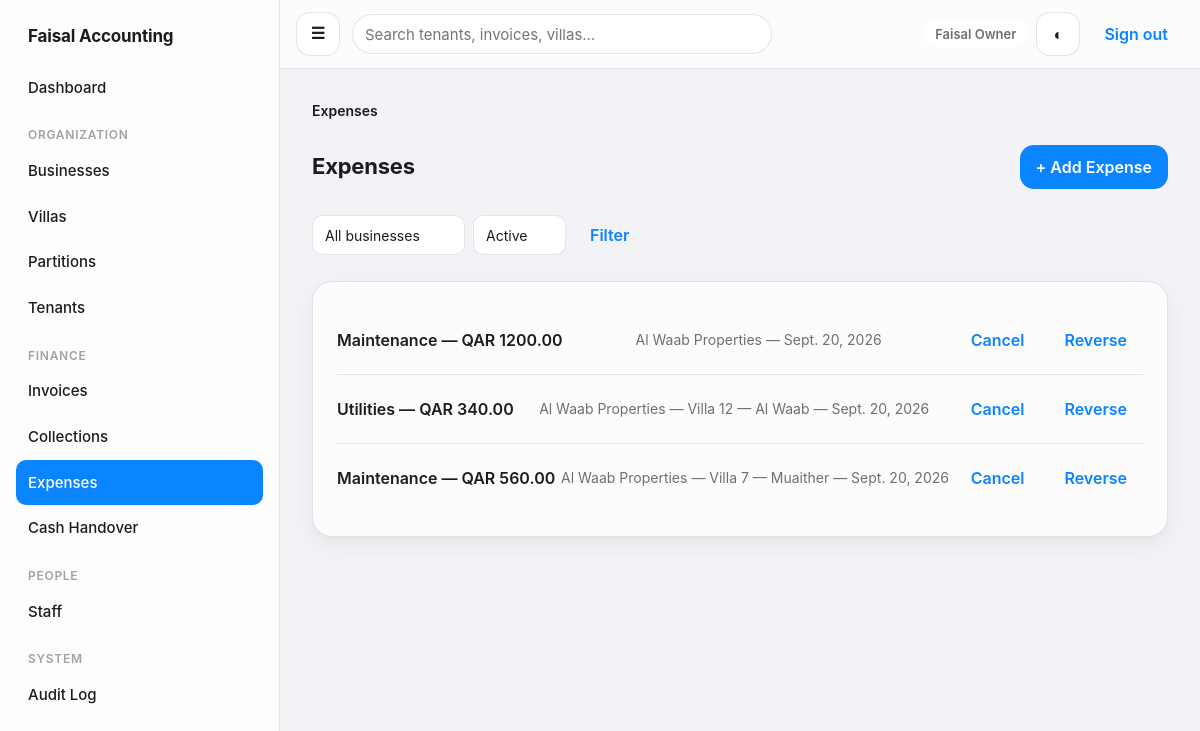
/expenses/ (signed in), run on the app's committed database.
### apps/accounts/models.py (models this page shows, shortened)
class User(AbstractUser):
    is_owner = models.BooleanField(default=False, help_text='Sees and can operate on every business/villa/financial record.')
    phone = models.CharField(max_length=32, blank=True)
    class Meta:
        ordering = ['username']

### apps/expenses/models.py (models this page shows, shortened)
class Expense(models.Model):
    class Status(models.TextChoices):
        ACTIVE = ('active', 'Active')
        CANCELLED = ('cancelled', 'Cancelled')
        REVERSED = ('reversed', 'Reversed')
    class Method(models.TextChoices):
        CASH = ('cash', 'Cash')
        BANK_TRANSFER = ('bank_transfer', 'Bank Transfer')
        OTHER = ('other', 'Other')
    business = models.ForeignKey('businesses.Business', on_delete=models.PROTECT, related_name='expenses')
    villa = models.ForeignKey('villas.Villa', on_delete=models.PROTECT, related_name='expenses', null=True, blank=True)
    partition = models.ForeignKey('villas.Partition', on_delete=models.PROTECT, related_name='expenses', null=True, blank=True)
    category = models.ForeignKey(ExpenseCategory, on_delete=models.PROTECT, related_name='expenses')
    amount = models.DecimalField(max_digits=12, decimal_places=2)
    date = models.DateField()
    payment_method = models.CharField(max_length=20, choices=Method.choices)
    description = models.TextField(blank=True)
    reference = models.CharField(max_length=100, blank=True)
    attachment = models.FileField(upload_to='expense_attachments/%Y/%m/', null=True, blank=True)
    status = models.CharField(max_length=20, choices=Status.choices, default=Status.ACTIVE)
    status_reason = models.TextField(blank=True)
    created_at = models.DateTimeField(auto_now_add=True)
    created_by = models.ForeignKey(settings.AUTH_USER_MODEL, on_delete=models.PROTECT, related_name='+')
    updated_at = models.DateTimeField(auto_now=True)
    updated_by = models.ForeignKey(settings.AUTH_USER_MODEL, on_delete=models.PROTECT, related_name='+', null=True, blank=True)
    class Meta:
        ordering = ['-date', '-id']
        constraints = [models.CheckConstraint(check=models.Q(amount__gt=0), name='expense_amount_positive')]

class ExpenseCategory(models.Model):
    name = models.CharField(max_length=100, unique=True)
    is_active = models.BooleanField(default=True)
    created_at = models.DateTimeField(auto_now_add=True)
    class Meta:
        ordering = ['name']
        verbose_name_plural = 'expense categories'
    def __str__(self):
        return self.name

### apps/businesses/models.py (models this page shows, shortened)
class Business(models.Model):
    name = models.CharField(max_length=200, unique=True)
    description = models.TextField(blank=True)
    is_archived = models.BooleanField(default=False)
    created_at = models.DateTimeField(auto_now_add=True)
    created_by = models.ForeignKey(settings.AUTH_USER_MODEL, on_delete=models.PROTECT, related_name='+')
    class Meta:
        ordering = ['name']
        verbose_name_plural = 'businesses'

### apps/villas/models.py (models this page shows, shortened)
class Villa(models.Model):
    business = models.ForeignKey('businesses.Business', on_delete=models.PROTECT, related_name='villas')
    name = models.CharField(max_length=200)
    address = models.TextField(blank=True)
    landlord_name = models.CharField(max_length=200, blank=True)
    landlord_contact = models.CharField(max_length=200, blank=True)
    contract_start = models.DateField(null=True, blank=True)
    contract_end = models.DateField(null=True, blank=True)
    is_archived = models.BooleanField(default=False)
    created_at = models.DateTimeField(auto_now_add=True)
    created_by = models.ForeignKey(settings.AUTH_USER_MODEL, on_delete=models.PROTECT, related_name='+')
    class Meta:
        ordering = ['business__name', 'name']
        constraints = [models.UniqueConstraint(fields=['business', 'name'], name='unique_villa_name_per_business')]

### apps/expenses/views.py (the view)
# urls.py: urlpatterns = [path('', views.expense_list, name='list'), path('new/', views.expense_create, name='create'), path('<int:pk>/cancel/', views.expense_cancel, name='cancel'), path('<int:pk>/reverse/', vi
@login_required
def expense_list(request):
    qs = selectors.expenses_visible_to(request.user).select_related('business', 'villa', 'category')
    business_id = request.GET.get('business')
    if business_id:
        qs = qs.filter(business_id=business_id)
    status = request.GET.get('status', Expense.Status.ACTIVE)
    if status:
        qs = qs.filter(status=status)
    page_obj = paginate_queryset(request, qs.order_by('-date'))
    return render(request, 'expenses/list.html', {'page_obj': page_obj, 'status': status, 'businesses': selectors.businesses_visible_to(request.user).filter(is_archived=False), 'selected_business': business_id, 'breadcrumbs': [('Expenses', None)]})

### apps/accounts/context_processors.py (called while the page is built)
def nav(request):
    user = getattr(request, 'user', None)
    if user is None or not user.is_authenticated:
        return {}
    has_any_scope = user.is_owner or selectors.villas_visible_to(user).exists()
    return {'nav_has_scope': has_any_scope, 'nav_can_view_financials': selectors.can_view_financial_kpis(user), 'nav_can_manage_users': user.is_owner, 'nav_can_manage_operations': selectors.can_manage_villas_and_tenants(user), 'nav_pending_handover_count': _pending_handover_count(user) if has_any_scope else 0}

def _pending_handover_count(user):
    from apps.cash.models import CashHandover
    qs = selectors.cash_handovers_visible_to(user).filter(status=CashHandover.Status.SUBMITTED)
    if not user.is_owner and (not Assignment.objects.filter(user=user, role__in=[Assignment.Role.BUSINESS_MANAGER, Assignment.Role.ACCOUNTANT]).exists()):
        return 0
    return qs.count()

### apps/accounts/selectors.py (called while the page is built, shortened)
def businesses_visible_to(user) -> QuerySet[Business]:
    if user.is_owner:
        return Business.objects.all()
    return Business.objects.filter(Q(manager_assignments__user=user) | Q(villas__staff_assignments__user=user)).distinct()

def expenses_visible_to(user) -> QuerySet[Expense]:
    if user.is_owner:
        return Expense.objects.all()
    return Expense.objects.filter(Q(villa__in=villas_visible_to(user)) | Q(villa__isnull=True, business__in=businesses_managed_by(user))).distinct()

def cash_handovers_visible_to(user) -> QuerySet[CashHandover]:
    if user.is_owner:
        return CashHandover.objects.all()

def can_view_financial_kpis(user) -> bool:
    if user.is_owner:
        return True
    return Assignment.objects.filter(user=user, role__in=[Assignment.Role.BUSINESS_MANAGER, Assignment.Role.ACCOUNTANT]).exists()

def can_manage_villas_and_tenants(user) -> bool:
    if user.is_owner:
        return True
    return Assignment.objects.filter(user=user, role__in=[Assignment.Role.BUSINESS_MANAGER, Assignment.Role.VILLA_STAFF]).exists()

### apps/audit/context.py (called while the page is built)
def set_context(request) -> None:
    ip_address = request.META.get('HTTP_X_FORWARDED_FOR', '').split(',')[0].strip() or request.META.get('REMOTE_ADDR')
    actor = getattr(request, 'user', None)
    if actor is not None and (not actor.is_authenticated):
        actor = None
    _current_request_context.set(RequestContext(ip_address=ip_address or None, user_agent=request.META.get('HTTP_USER_AGENT', '')[:512], request_id=str(uuid.uuid4()), actor=actor))

def clear_context() -> None:
    _current_request_context.set(None)

### templates/expenses/list.html (shortened to what this page needs)
{% extends "base.html" %}
{% block content %}
  <div class="page-header">
    <h1>Expenses</h1>
    {% if businesses %}
      <a class="btn btn--primary" href="{% url 'expenses:create' %}?business={{ businesses.0.pk }}">+ Add Expense</a>
    {% endif %}
  </div>
  <form class="filter-bar" method="get">
    <select name="business" onchange="this.form.submit()">
      <option value="">All businesses</option>
    </select>
    <select name="status" onchange="this.form.submit()">
      <option value="active" {% if status == "active" %}selected{% endif %}>Active</option>
    </select>
    <button class="btn btn--ghost" type="submit">Filter</button>
  </form>
  <div class="card">
    {% if page_obj %}
      {% for expense in page_obj %}
        <div class="list-row">
          <span class="list-row__title">{{ expense.category }} — QAR {{ expense.amount }}</span>
          <span class="list-row__meta">{{ expense.business.name }}{% if expense.villa %} — {{ expense.villa.name }}{% endif %} — {{ expense.date }}</span>
          {% if expense.status == "active" %}
            <span class="quick-actions" style="margin:0;">
              <a class="btn btn--ghost" href="{% url 'expenses:cancel' expense.pk %}">Cancel</a>
              <a class="btn btn--ghost" href="{% url 'expenses:reverse' expense.pk %}">Reverse</a>
            </span>
          {% else %}
            <span class="pill pill--neutral">{{ expense.get_status_display }}</span>
          {% endif %}
        </div>
      {% endfor %}
    {% else %}
      <div class="empty-state">
        <div class="empty-state__title">No expenses recorded yet.</div>
        <p>Add an expense to keep P&L accurate.</p>
        {% if businesses %}<a class="btn btn--primary" href="{% url 'expenses:create' %}?business={{ businesses.0.pk }}">+ Add Expense</a>{% endif %}
      </div>
    {% endif %}
  </div>
{% endblock %}

### templates/base.html (shortened to what this page needs)
{% load static %}
<!doctype html>
<html lang="en">
<head>
  <link rel="stylesheet" href="{% static 'css/design-system.css' %}">
</head>
<body>
  <div class="app-shell">
    <aside class="sidebar" aria-label="Main navigation">
      <div class="sidebar__brand">Faisal Accounting</div>
      {% if user.is_authenticated %}
        <a class="sidebar__link{% if request.resolver_match.app_name == 'dashboard' %} sidebar__link--active{% endif %}" href="{% url 'dashboard:home' %}">Dashboard</a>
        {% if nav_has_scope %}
          <div class="sidebar__section">Organization</div>
          <a class="sidebar__link{% if request.resolver_match.app_name == 'businesses' %} sidebar__link--active{% endif %}" href="{% url 'businesses:list' %}">Businesses</a>
          <a class="sidebar__link{% if request.resolver_match.url_name == 'villa_list' %} sidebar__link--active{% endif %}" href="{% url 'villas:villa_list' %}">Villas</a>
          <a class="sidebar__link{% if request.resolver_match.url_name == 'partition_list' %} sidebar__link--active{% endif %}" href="{% url 'villas:partition_list' %}">Partitions</a>
          <a class="sidebar__link{% if request.resolver_match.app_name == 'tenancy' %} sidebar__link--active{% endif %}" href="{% url 'tenancy:list' %}">Tenants</a>
          <div class="sidebar__section">Finance</div>
          <a class="sidebar__link{% if request.resolver_match.url_name == 'invoice_list' or request.resolver_match.url_name == 'invoice_detail' %} sidebar__link--active{% endif %}" href="{% url 'billing:invoice_list' %}">Invoices</a>
          <a class="sidebar__link{% if request.resolver_match.url_name == 'payment_list' %} sidebar__link--active{% endif %}" href="{% url 'billing:payment_list' %}">Collections</a>
          <a class="sidebar__link{% if request.resolver_match.app_name == 'expenses' %} sidebar__link--active{% endif %}" href="{% url 'expenses:list' %}">Expenses</a>
          <a class="sidebar__link{% if request.resolver_match.app_name == 'cash' %} sidebar__link--active{% endif %}" href="{% url 'cash:handover_list' %}">
            <span>Cash Handover</span>
          </a>
        {% endif %}
        {% if nav_can_manage_users %}
          <div class="sidebar__section">People</div>
          <a class="sidebar__link{% if request.resolver_match.url_name == 'staff_list' %} sidebar__link--active{% endif %}" href="{% url 'accounts:staff_list' %}">Staff</a>
        {% endif %}
        {% if user.is_owner %}
          <div class="sidebar__section">System</div>
          <a class="sidebar__link{% if request.resolver_match.app_name == 'audit' %} sidebar__link--active{% endif %}" href="{% url 'audit:list' %}">Audit Log</a>
        {% endif %}
      {% endif %}
    </aside>
    <div class="content-area">
      <header class="topbar">
        <label for="nav-toggle" class="btn btn--icon sidebar-toggle-label" aria-label="Open menu">&#9776;</label>
        {% if user.is_authenticated and nav_has_scope %}
          <form class="topbar__search" method="get" action="{% url 'dashboard:search' %}" role="search">
            <input type="search" name="q" placeholder="Search tenants, invoices, villas…" value="{{ request.GET.q|default:'' }}" aria-label="Global search">
          </form>
        {% endif %}
        <div class="topbar__actions">
          {% if user.is_authenticated %}
            <span class="pill pill--neutral">{{ user.get_full_name|default:user.username }}</span>
          {% endif %}
          <button class="btn btn--icon" type="button" data-theme-toggle aria-label="Toggle dark mode">&#9680;</button>
          {% if user.is_authenticated %}
            <form method="post" action="{% url 'accounts:logout' %}">
              <button class="btn btn--ghost" type="submit">Sign out</button>
            </form>
          {% endif %}
        </div>
      </header>
      <main class="main">
        {% if breadcrumbs %}{% include "components/breadcrumbs.html" %}{% endif %}
        {% block content %}{% endblock %}
      </main>
    </div>
  </div>
</body>
</html>

### data on the page
User: get_full_name "Faisal Owner"
Expense: category "Maintenance", amount "1200.00", business.name "Al Waab Properties", date "Sept. 20, 2026", status "Cancel"
Expense: category "Utilities", amount "340.00", business.name "Al Waab Properties", villa.name "Villa 12 — Al Waab", date "Sept. 20, 2026", status "Cancel"
Expense: category "Maintenance", amount "560.00", business.name "Al Waab Properties", villa.name "Villa 7 — Muaither", date "Sept. 20, 2026", status "Cancel"

### other printed values
{{ label }} "Expenses"
